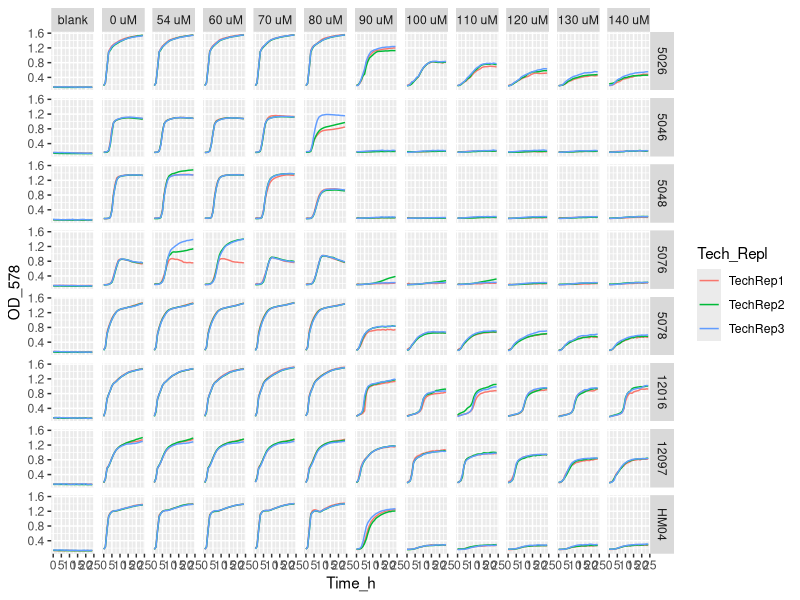
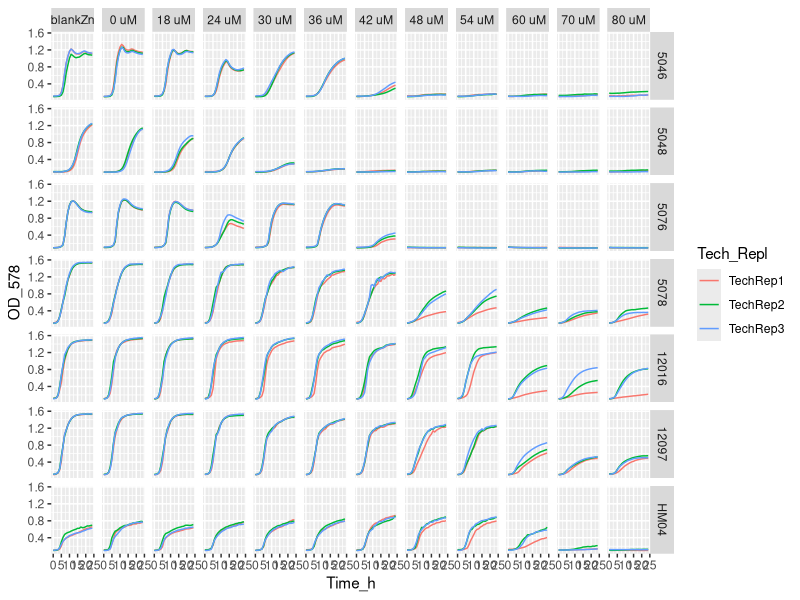
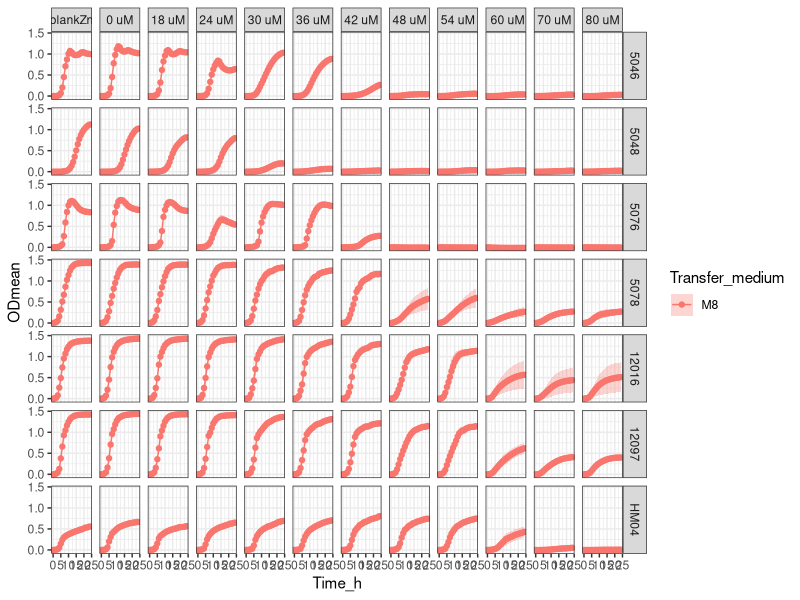
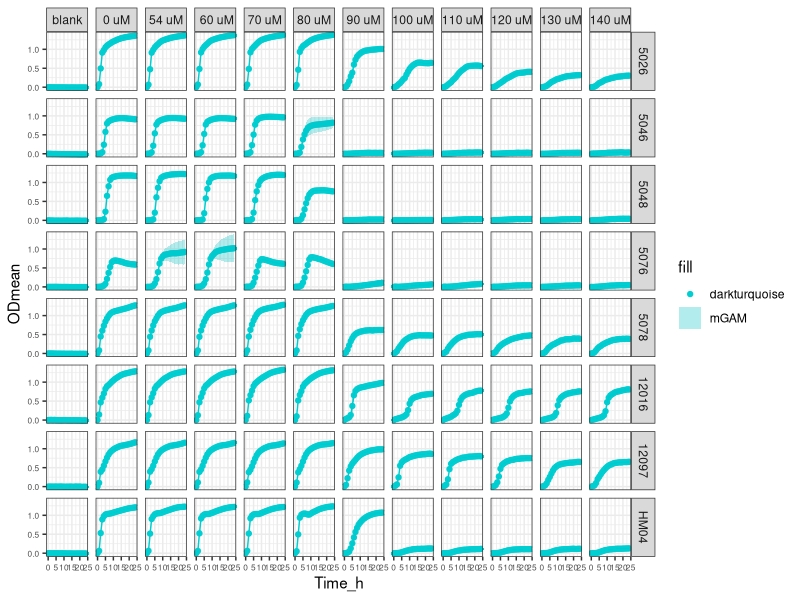

These charts were generated, in order, by the following R code:
setwd("~/ITQB/Plate readings/Exp12_6plates_29112023")

library(tidyverse)

library(readxl)
Exp12 <- Exp12_6plates_29112023 <- read_excel("Exp12_6plates_29112023_final_final.xlsx")
View(Exp12) 

Exp12_v1 <- Exp12 %>%
  pivot_longer(names_to = "Condition", values_to = "OD_578", cols = -Time_h)
Exp12_v1
View(Exp12_v1)


Exp12_v2 <- separate(Exp12_v1, Condition, 
                     c("Strain",
                       "Transfer_medium",
                       "Zn_condition", 
                       "Tech_Repl",
                       "Biol_Repl",
                       "TPEN_conc",
                       "Well_number"), 
                     sep = "_", remove = FALSE,
                     convert = FALSE)
View(Exp12_v2)

Exp12_v2$OD_578 <- as.numeric (Exp12_v2$OD_578) #Because OD_578 values are character

Exp12_v2$TPEN_conc <- factor(Exp12_v2$TPEN_conc, levels = c("ctrTPENcells",
                                                            "ctrTPENwZn",
                                                            "ctrTPEN",
                                                            "3.6",
                                                            "4.8",
                                                            "6",
                                                            "7.2",
                                                            "8.4",
                                                            "9.6",
                                                            "10.8",
                                                            "12",
                                                            "14",
                                                            "16",
                                                            "18",
                                                            "20",
                                                            "22",
                                                            "24",
                                                            "26",
                                                            "28"))

Exp12_v2 <- Exp12_v2 %>% mutate(TPEN_conc = recode (TPEN_conc,
                                                    "ctrTPENcells" = "blank",
                                                    "ctrTPENwZn" = "blankZn",
                                                    "ctrTPEN" = "0 uM",
                                                    "3.6"= "18 uM",
                                                    "4.8"= "24 uM",
                                                    "6" = "30 uM",
                                                    "7.2" = "36 uM",
                                                    "8.4" = "42 uM",
                                                    "9.6" = "48 uM",
                                                    "10.8" = "54 uM",
                                                    "12" = " 60 uM",
                                                    "14" = "70 uM",
                                                    "16" = "80 uM",
                                                    "18" = "90 uM",
                                                    "20" = "100 uM",
                                                    "22" = "110 uM",
                                                    "24" = "120 uM",
                                                    "26" = "130 uM",
                                                    "28" = "140 uM"))

Exp12_v2$Strain <- factor(Exp12_v2$Strain, levels = c("5026",
                                                    "5046",
                                                    "5048",
                                                    "5076",
                                                    "5078",
                                                    "12016",
                                                    "12097",
                                                    "HM04"))

# Exp12_v2 %>%
#   ggplot(aes(x= Time_h, y=OD_578, color = Tech_Repl)) +
#   geom_line() +
#   facet_grid (Strain ~ TPEN_conc)


Exp12_v2 %>% filter (Transfer_medium == "mGAM") %>%
  ggplot(aes(x= Time_h, y=OD_578, color = Tech_Repl)) +
  geom_line() +
  facet_grid (Strain ~ TPEN_conc)

Exp12_v2 %>% filter (Transfer_medium == "M8") %>%
  ggplot(aes(x= Time_h, y=OD_578, color = Tech_Repl)) +
  geom_line() +
  facet_grid (Strain ~ TPEN_conc)


Exp12_v3<- Exp12_v2 %>% group_by(Strain, Transfer_medium, Zn_condition, Tech_Repl, Biol_Repl, Well_number) %>%
  mutate(blank = Time_h ==0)

View(Exp12_v3)

Exp12_v4 <- Exp12_v3 %>%
  group_by(Strain, Transfer_medium, Zn_condition, Tech_Repl, Biol_Repl, Well_number) %>%
  mutate(OD = OD_578 - OD_578[blank]) %>%
  ungroup()


View(Exp12_v4)

#Obtain the mean and sd
Exp12_v5 <- Exp12_v4 %>% group_by(Time_h, Strain, Transfer_medium, TPEN_conc) %>%
  summarise(ODmean = mean(OD), sdOD = sd(OD), n())

Exp12_v5$Strain <- factor(Exp12_v5$Strain, levels = c("5026",
                                                      "5046",
                                                      "5048",
                                                      "5076",
                                                      "5078",
                                                      "12016",
                                                      "12097",
                                                      "HM04"))


Exp12_v5 <- Exp12_v5 %>% mutate(TPEN_conc = recode (TPEN_conc,
                                                    "ctrTPENcells" = "blank",
                                                    "ctrTPENwZn" = "blankZn",
                                                    "ctrTPEN" = "0 uM",
                                                    "3.6"= "18 uM",
                                                    "4.8"= "24 uM",
                                                    "6" = "30 uM",
                                                    "7.2" = "36 uM",
                                                    "8.4" = "42 uM",
                                                    "9.6" = "48 uM",
                                                    "10.8" = "54 uM",
                                                    "12" = " 60 uM",
                                                    "14" = "70 uM",
                                                    "16" = "80 uM",
                                                    "18" = "90 uM",
                                                    "20" = "100 uM",
                                                    "22" = "110 uM",
                                                    "24" = "120 uM",
                                                    "26" = "130 uM",
                                                    "28" = "140 uM"))


# stocks conc / 0.001(mM --> uM) / d.f (=2)--> conc TPEN (now in the table)


Exp12_v5  %>% filter (Transfer_medium == "M8") %>%
  ggplot(aes(x = Time_h,
             y = ODmean,
             color = Transfer_medium
  )) +
  geom_point() + 
  geom_line() +
  geom_ribbon(aes(ymin=ODmean-sdOD, ymax=ODmean+sdOD, fill = Transfer_medium), 
              alpha = 0.3, colour = NA) + 
  facet_grid (Strain ~ TPEN_conc) +
  theme_bw()


Exp12_v5  %>% filter (Transfer_medium == "mGAM") %>%
  ggplot(aes(x = Time_h,
             y = ODmean,
             color = Transfer_medium,
             fill = "darkturquoise"
  )) +
  geom_point(color = "darkturquoise") + 
  geom_line(color = "darkturquoise") +
  geom_ribbon(aes(ymin=ODmean-sdOD, ymax=ODmean+sdOD, fill = Transfer_medium), 
              alpha = 0.3, colour = NA) + 
  facet_grid (Strain ~ TPEN_conc) +
  theme_bw() +
  theme(
    axis.text = element_text(size = 6)  # Decrease the size of the numbers on the axes
  )
